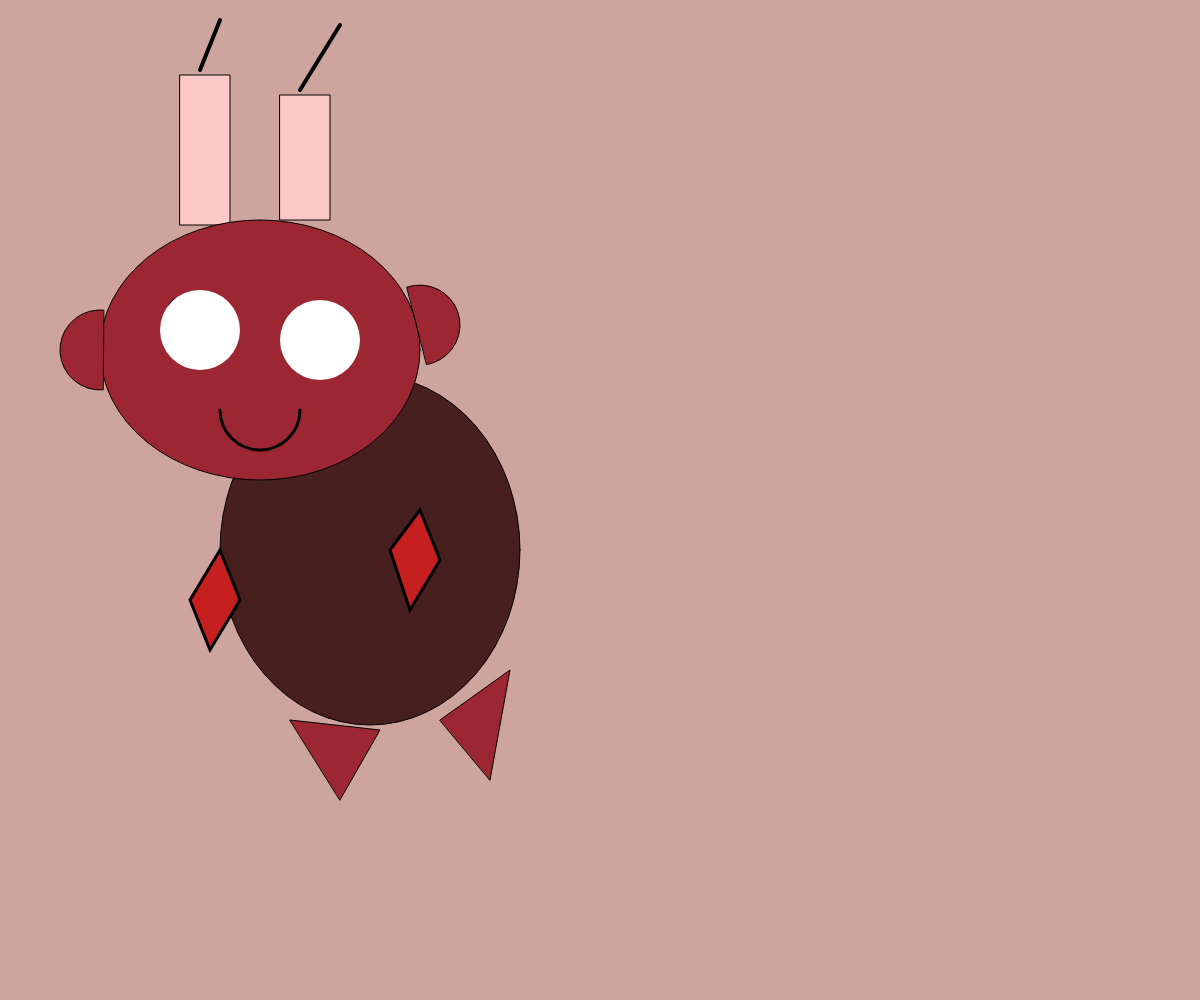
Frame 1 (no input)
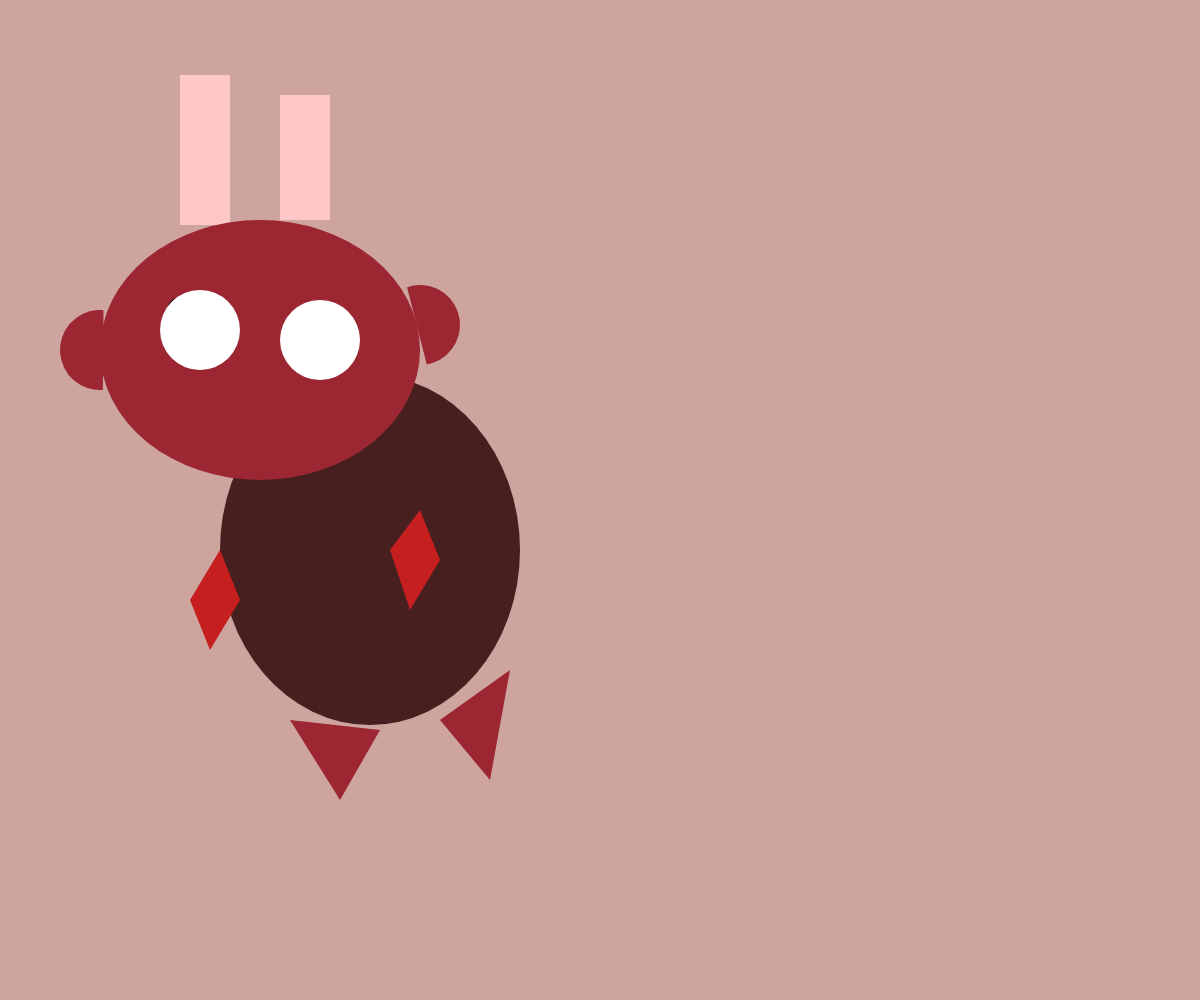
Frame 60 (no input)
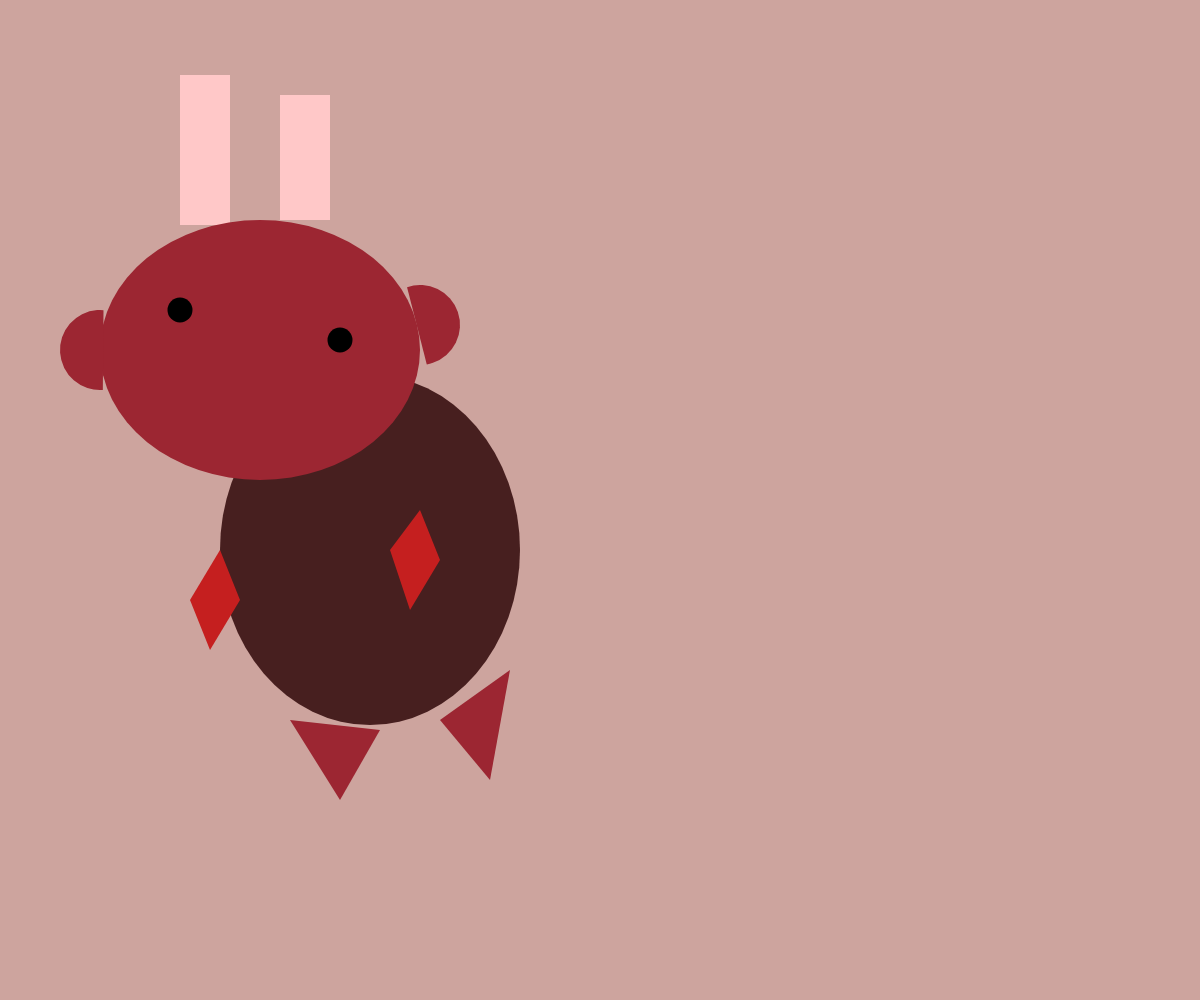
Frame 120 (the mouse pressed at the canvas centre since frame 60)

The p5.js sketch that drew these frames (run headless with seeded random() and noise() and a simulated clock; from frame 60 on, the mouse is pressed at the canvas centre):

// p5.js sketch
// ── sketch.js
  var angle = 0.01
  var angleDirection = 1
  var speed = 5.
  var stop = 0


function setup(){
  createCanvas(windowWidth,windowHeight);
  background(205,164,158);

  
  
}
function draw(){

  background(205,164,158);

//  translate(mouseX - 250,mouseY - 250);

  fill(255,200,200);
  rect(180,75,50,150);
  rect(280,95,50,125);
  
    
  fill(71,31,31);
  ellipse(370,550,300,350);
  
  fill(156,38,50);
  ellipse(260,350,320,260);
  

  triangle(290,720,380,730,340,800);
  triangle(440,720,510,670,490,780);
  
  arc(100,350,80,80,1.5,4.8,CHORD);
  arc(420,325,80,80,-1.9,1.4,CHORD);
  
  
  noFill();
  strokeWeight(3);
  arc(260,410,80,80,0,PI);
  
  fill(197,31,31);
  quad(220,550,190,600,210,650,240,600);
  quad(420,510,390,550,410,610,440,560);
  
  strokeWeight(4);
  line(200,70,220,20);
  line(300,90,340,25);
  
  fill(0,0,0);
  noStroke();
  ellipse(180,310,25,25);
  ellipse(340,340,25,25);


if (mouseIsPressed)
    rotate(angle)
  fill(255,255,255);
  ellipse(200,330,80,80);
  ellipse(320,340,80,80);



  angle += speed * angleDirection
  if ((angle>0.1) || (angle=100)) {
  angleDirection *= -1;
  }
  
}
